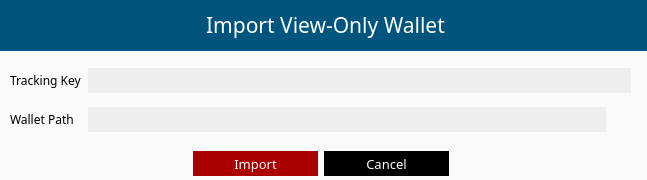
<?xml version="1.0" encoding="UTF-8"?>
<ui version="4.0">
 <class>ImportTracking</class>
 <widget class="QDialog" name="ImportTracking">
  <property name="geometry">
   <rect>
    <x>0</x>
    <y>0</y>
    <width>647</width>
    <height>180</height>
   </rect>
  </property>
  <property name="windowTitle">
   <string>Dialog</string>
  </property>
  <property name="styleSheet">
   <string notr="true">border: 0px;
color: rgb(0, 0, 0);
background-color: rgb(250, 250, 250);
font-family: Poppins;</string>
  </property>
  <widget class="QWidget" name="layoutWidget">
   <property name="geometry">
    <rect>
     <x>10</x>
     <y>60</y>
     <width>621</width>
     <height>81</height>
    </rect>
   </property>
   <layout class="QGridLayout" name="gridLayout">
    <item row="1" column="0">
     <widget class="QLabel" name="label_2">
      <property name="font">
       <font>
        <family>Poppins</family>
        <pointsize>9</pointsize>
       </font>
      </property>
      <property name="text">
       <string>Wallet Path</string>
      </property>
     </widget>
    </item>
    <item row="0" column="1" colspan="2">
     <widget class="QLineEdit" name="m_trackingKey">
      <property name="minimumSize">
       <size>
        <width>0</width>
        <height>25</height>
       </size>
      </property>
      <property name="font">
       <font>
        <family>Poppins</family>
        <pointsize>-1</pointsize>
       </font>
      </property>
      <property name="styleSheet">
       <string notr="true">padding: 3px; border: 0px; 
background-color: rgb(238, 238, 238);
color: rgb(0, 0, 0);
font-size: 12px;
font-family: Poppins;
</string>
      </property>
     </widget>
    </item>
    <item row="1" column="2">
     <widget class="QToolButton" name="m_selectPathButton">
      <property name="styleSheet">
       <string notr="true">image: url(:/images/images/openwallet.png);</string>
      </property>
      <property name="text">
       <string/>
      </property>
     </widget>
    </item>
    <item row="1" column="1">
     <widget class="QLineEdit" name="m_pathEdit">
      <property name="minimumSize">
       <size>
        <width>0</width>
        <height>25</height>
       </size>
      </property>
      <property name="font">
       <font>
        <family>Poppins</family>
        <pointsize>-1</pointsize>
       </font>
      </property>
      <property name="styleSheet">
       <string notr="true">padding: 3px; border: 0px; 
background-color: rgb(238, 238, 238);
color: rgb(0, 0, 0);
font-size: 12px;
font-family: Poppins;
</string>
      </property>
     </widget>
    </item>
    <item row="0" column="0">
     <widget class="QLabel" name="label">
      <property name="font">
       <font>
        <family>Poppins</family>
        <pointsize>9</pointsize>
       </font>
      </property>
      <property name="text">
       <string>Tracking Key</string>
      </property>
     </widget>
    </item>
   </layout>
  </widget>
  <widget class="QWidget" name="layoutWidget_2">
   <property name="geometry">
    <rect>
     <x>10</x>
     <y>150</y>
     <width>621</width>
     <height>27</height>
    </rect>
   </property>
   <layout class="QHBoxLayout" name="horizontalLayout">
    <item>
     <spacer name="horizontalSpacer">
      <property name="orientation">
       <enum>Qt::Horizontal</enum>
      </property>
      <property name="sizeHint" stdset="0">
       <size>
        <width>40</width>
        <height>20</height>
       </size>
      </property>
     </spacer>
    </item>
    <item>
     <widget class="QPushButton" name="m_okButton">
      <property name="minimumSize">
       <size>
        <width>125</width>
        <height>25</height>
       </size>
      </property>
      <property name="font">
       <font>
        <family>Poppins</family>
        <pointsize>-1</pointsize>
       </font>
      </property>
      <property name="cursor">
       <cursorShape>PointingHandCursor</cursorShape>
      </property>
      <property name="styleSheet">
       <string notr="true">color: rgb(255, 255, 255);
background-color: rgb(170, 0, 0);
font-size: 13px;
font-family: Poppins;</string>
      </property>
      <property name="text">
       <string>Import</string>
      </property>
     </widget>
    </item>
    <item>
     <widget class="QPushButton" name="m_cancelButton">
      <property name="minimumSize">
       <size>
        <width>125</width>
        <height>25</height>
       </size>
      </property>
      <property name="font">
       <font>
        <family>Poppins</family>
        <pointsize>-1</pointsize>
       </font>
      </property>
      <property name="cursor">
       <cursorShape>PointingHandCursor</cursorShape>
      </property>
      <property name="styleSheet">
       <string notr="true">background-color: rgb(0, 0, 0);
color: rgb(255, 255, 255);
font-size: 13px;
font-family: Poppins;</string>
      </property>
      <property name="text">
       <string>Cancel</string>
      </property>
     </widget>
    </item>
    <item>
     <spacer name="horizontalSpacer_2">
      <property name="orientation">
       <enum>Qt::Horizontal</enum>
      </property>
      <property name="sizeHint" stdset="0">
       <size>
        <width>40</width>
        <height>20</height>
       </size>
      </property>
     </spacer>
    </item>
   </layout>
  </widget>
  <widget class="QLabel" name="label_3">
   <property name="geometry">
    <rect>
     <x>0</x>
     <y>0</y>
     <width>651</width>
     <height>51</height>
    </rect>
   </property>
   <property name="font">
    <font>
     <family>Poppins</family>
     <pointsize>-1</pointsize>
    </font>
   </property>
   <property name="styleSheet">
    <string notr="true">color: rgb(255, 255, 255);
background-color: rgb(0, 85, 127);
font-size: 18px;
font-family: Poppins;</string>
   </property>
   <property name="text">
    <string>&lt;html&gt;&lt;head/&gt;&lt;body&gt;&lt;p align=&quot;center&quot;&gt;&lt;span style=&quot; font-size:16pt;&quot;&gt;Import View-Only Wallet&lt;/span&gt;&lt;/p&gt;&lt;/body&gt;&lt;/html&gt;</string>
   </property>
  </widget>
 </widget>
 <resources/>
 <connections>
  <connection>
   <sender>m_okButton</sender>
   <signal>clicked()</signal>
   <receiver>ImportTracking</receiver>
   <slot>accept()</slot>
   <hints>
    <hint type="sourcelabel">
     <x>570</x>
     <y>103</y>
    </hint>
    <hint type="destinationlabel">
     <x>323</x>
     <y>65</y>
    </hint>
   </hints>
  </connection>
  <connection>
   <sender>m_cancelButton</sender>
   <signal>clicked()</signal>
   <receiver>ImportTracking</receiver>
   <slot>reject()</slot>
   <hints>
    <hint type="sourcelabel">
     <x>439</x>
     <y>103</y>
    </hint>
    <hint type="destinationlabel">
     <x>323</x>
     <y>65</y>
    </hint>
   </hints>
  </connection>
 </connections>
</ui>
